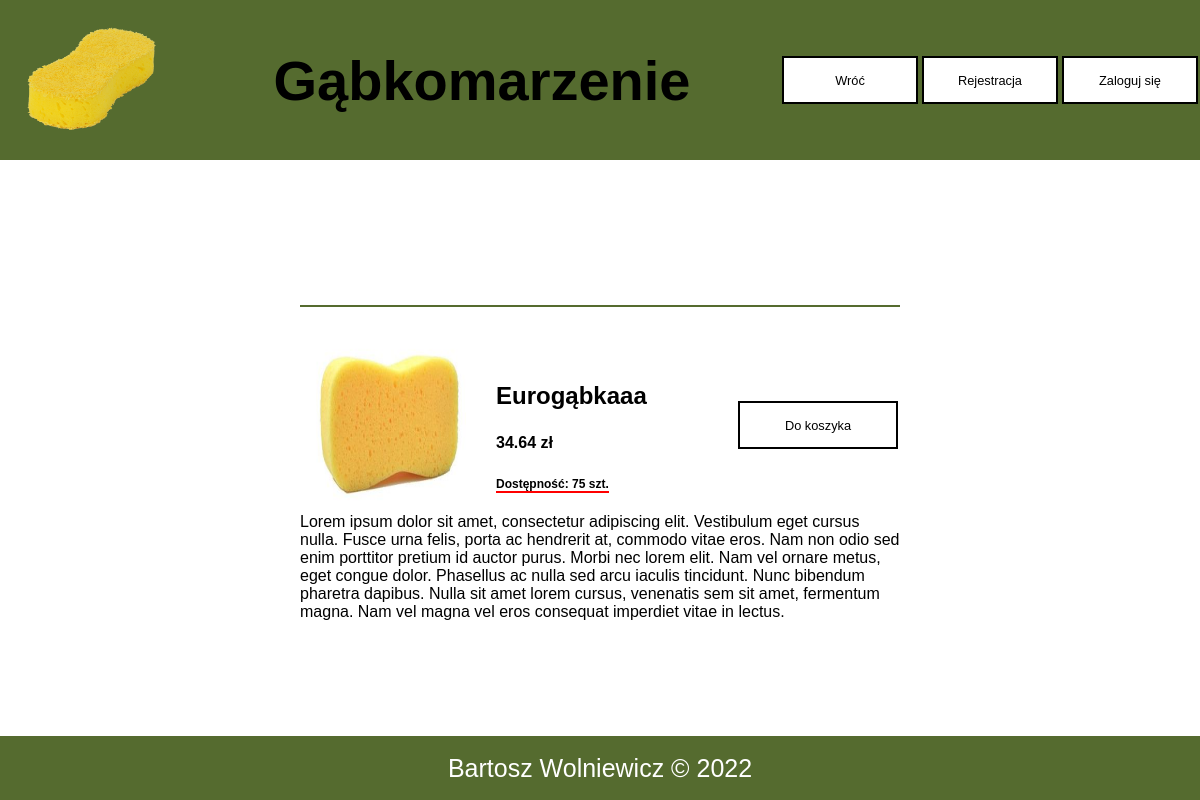
Screenshot of /sites/produkt.php?id=1 with the database file from the repository.
### tables this page shows
CREATE TABLE `produkty` (
  `id` int(11) NOT NULL,
  `nazwa` varchar(250) NOT NULL,
  `zdjecie` varchar(50) NOT NULL,
  `cena` decimal(10,2) NOT NULL,
  `ilosc_magazyn` int(11) DEFAULT NULL,
  `widoczny` tinyint(1) DEFAULT NULL
);

### sites/produkt.php (the view, shortened to what this page needs)
<?php
function pokaz_produkt($id){
    $conn = new mysqli('localhost', 'root', '', 'passwd_hash');
      $sql = "select nazwa, zdjecie, cena, ilosc_magazyn from produkty where id=$id";
      $res = $conn->query($sql);
      while($produkt = $res->fetch_assoc()){
        echo <<< OPOLE
        <div class=produktsingle>
            <div class=zwijaj>
                <img class=bigimg src=../images/$produkt[zdjecie] alt=$produkt[nazwa]>
                <div>
                    <h3>$produkt[nazwa]</h3>
                    <h4>$produkt[cena] zł</h4>
                    <h5 class=ilosc_mag>Dostępność: <span class=sztuki>$produkt[ilosc_magazyn]</span> szt.</h5>
                </div>
            </div>
            <div>
                <a class=button href=produkt.php?action=koszyk&id=$id><div>Do koszyka</div></a>
            </div>
      </div>
      <div class=opis>Lorem ipsum dolor sit amet, consectetur adipiscing elit. Vestibulum eget cursus nulla. Fusce urna felis, porta ac hendrerit at, commodo vitae eros. Nam non odio sed enim porttitor pretium id auctor purus. Morbi nec lorem elit. Nam vel ornare metus, eget congue dolor. Phasellus ac nulla sed arcu iaculis tincidunt. Nunc bibendum pharetra dapibus. Nulla sit amet lorem cursus, venenatis sem sit amet, fermentum magna. Nam vel magna vel eros consequat imperdiet vitae in lectus.</div>
OPOLE;
      }
}
?>
<!DOCTYPE html>
<html lang="pl" dir="ltr">
  <head>
    <link rel="stylesheet" href="../styl.css">
  </head>
  <body>
    <header>
      <a href="../index.php"><img src="../images/logo.png" id="logo" alt="logo"></a>
      <h1>Gąbkomarzenie</h1>
      <div id="nazwa">
      </div>
    </header>
    <div id="content" class="sameheight">
<?php
if(isset($_GET['rola'])){
  if($_GET['rola']=="admin"){
    echo "<script>document.getElementById('nazwa').innerHTML = '<a class=button href=../admin/zamowienia_wew.php?rola=admin><div>Zamówienia</div></a><a class=button href=../admin/uzytkownicy.php><div>Użytkownicy</div></a><a class=button href=../admin/produkty.php?rola=admin><div>Produkty</div></a></a><a class=button href=../admin/administrator.php><div>Wróć</div></a><a class=button href=../index.php?action=out><div>Wyloguj się</div></a>'</script>";
  }
  elseif($_GET['rola']=="manager"){
    echo "<script>document.getElementById('nazwa').innerHTML = '<a class=button href=../admin/zamowienia_wew.php?rola=manager><div>Zamówienia</div></a><a class=button href=../admin/produkty.php?rola=manager><div>Produkty</div></a></a><a class=button href=../admin/manager.php><div>Wróć</div></a><a class=button href=../index.php?action=out><div>Wyloguj się</div></a>'</script>";
  }
  pokaz_produkt_nobuy($_GET['id']);
}
else{
  pokaz_produkt($_GET['id']);
}
?>
    </div>
    <footer>Bartosz Wolniewicz &copy; 2022</footer>
  </body>
</html>

### styl.css (style rules this page uses)
body { font-family: 'HelveticaNow', 'Helvetica'; margin: 0; }
a { text-decoration: none; color:black; }
h1 { font-size: 7vh; }
h3 { font-size: 3vh; }
h4 { font-size: 2vh; }
h5 { font-size: 1.5vh; }
#logo { height: 15vmin; width: 23vmin; }
.bigimg { height: 22vmin; width: 22vmin; margin-right: 20px; }
header { height: 20vh; display: flex; background-color: darkolivegreen; flex-direction: row; align-items: center; justify-content: space-between; position: sticky; top: 0; }
.button { text-decoration: none; height: 28px; width: 140px; background-color: white; color: black; border: 2px solid black; margin: 2px; padding: 8px; display: flex; align-items: center; justify-content: center; }
#nazwa { width: 35%; height: 150px; display: flex; flex-direction: row; justify-content: flex-end; align-items: center; }
.sameheight { min-height: 72vmin; }
#content { min-height: 72vmin; background-color: white; display: flex; flex-direction: column; justify-content: center; align-items: center; }
footer { background-color: darkolivegreen; color: white; height: 8vmin; font-size: 25px; display: flex; justify-content: center; align-items: center; }
.zwijaj { display: flex; justify-content: center; align-items: center; }
.produktsingle { display: flex; flex-direction: row; justify-content: space-between; align-items: center; width: 50%; border-top: 2px solid darkolivegreen; margin-top: 30px; padding-top: 30px; }
.opis { width: 50%; }
a.button > div { font-size: 1.6vmin; }

### rows the page displays
produkty: zdjecie (picture), nazwa "Eurogąbkaaa", cena "34.64", ilosc_magazyn "75"
